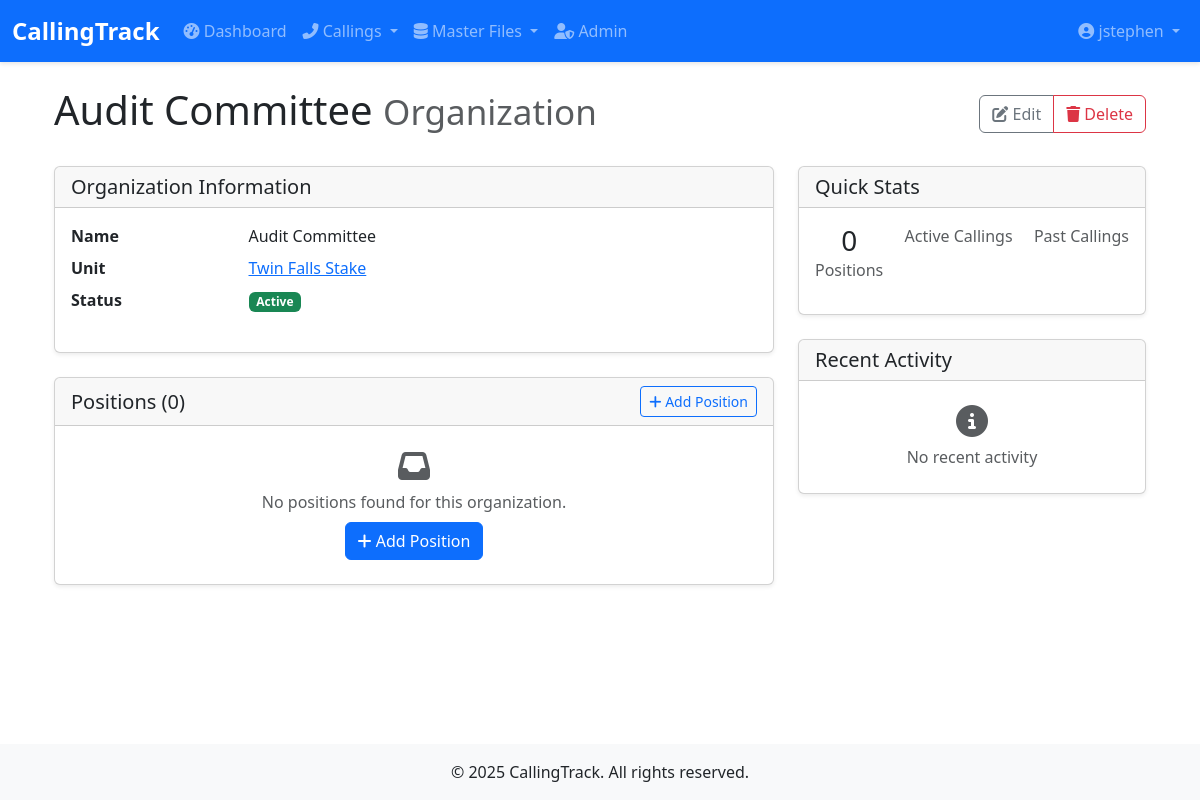
The page /callings/organizations/29/ (signed in) on the database its author committed.
### accounts/models.py (models this page shows, shortened)
class User(AbstractUser):
    email = models.EmailField(_('email address'), unique=True)
    phone = models.CharField(_('phone number'), max_length=20, blank=True)
    class Meta:
        verbose_name = _('user')
        verbose_name_plural = _('users')

### callings/models.py (models this page shows, shortened)
class Organization(models.Model):
    name = models.CharField(max_length=100, unique=True)
    description = models.TextField(blank=True, null=True)
    unit = models.ForeignKey(Unit, on_delete=models.CASCADE, related_name='organizations', null=True, blank=True)
    leader = models.CharField(max_length=200, blank=True, null=True)
    is_active = models.BooleanField(default=True, help_text="Whether this organization is currently active")
    created_at = models.DateTimeField(auto_now_add=True)
    updated_at = models.DateTimeField(auto_now=True)
    class Meta:
        ordering = ['name']

class Unit(models.Model):
    UNIT_TYPES = [
        ('WARD', 'Ward'),
        ('BRANCH', 'Branch'),
        ('STAKE', 'Stake'),
    ]
    name = models.CharField(max_length=100)
    unit_type = models.CharField(max_length=10, choices=UNIT_TYPES)
    parent_unit = models.ForeignKey('self', on_delete=models.SET_NULL, null=True, blank=True, related_name='child_units')
    meeting_time = models.TimeField(null=True, blank=True, help_text="Regular meeting time for this unit")
    location = models.CharField(max_length=200, blank=True, help_text="Physical location of the unit")
    is_active = models.BooleanField(default=True, help_text="Whether this unit is currently active")
    sort_order = models.PositiveSmallIntegerField(
        default=0,
        help_text="Order in which units should be displayed (lower numbers first)"
    )
    created_at = models.DateTimeField(auto_now_add=True)
    updated_at = models.DateTimeField(auto_now=True)
    class Meta:
        ordering = ['sort_order', 'name']

### callings/views.py (the view)
# urls.py: path('organizations/<int:pk>/', views.OrganizationDetailView.as_view(), name='organization-detail'),
class OrganizationDetailView(LoginRequiredMixin, TitleMixin, DetailView):
    model = Organization
    template_name = 'callings/organization/organization_detail.html'
    context_object_name = 'organization'
    def get_title(self):
        return f"Organization: {self.get_object().name}"

### callings/views.py (called while the page is built)
    def get_context_data(self, **kwargs):
        context = super().get_context_data(**kwargs)
        context['title'] = self.get_title()
        return context

### callings/templates/callings/organization/organization_detail.html (shortened to what this page needs)
{% extends 'callings/base.html' %}
{% block content %}
<div class="container">
    <div class="d-flex justify-content-between align-items-center mb-4">
        <h1>{{ object.name }} <small class="text-muted">Organization</small></h1>
        <div class="btn-group" role="group">
            <a href="{% url 'callings:organization-update' object.pk %}" class="btn btn-outline-secondary">
                <i class="fas fa-edit"></i> Edit
            </a>
            <a href="{% url 'callings:organization-delete' object.pk %}" class="btn btn-outline-danger">
                <i class="fas fa-trash"></i> Delete
            </a>
        </div>
    </div>
    <div class="row">
        <div class="col-md-8">
            <div class="card mb-4">
                <div class="card-header">
                    <h5 class="mb-0">Organization Information</h5>
                </div>
                <div class="card-body">
                    <dl class="row">
                        <dt class="col-sm-3">Name</dt>
                        <dd class="col-sm-9">{{ object.name }}</dd>
                        <dt class="col-sm-3">Unit</dt>
                        <dd class="col-sm-9">
                            {% if object.unit %}
                            <a href="{% url 'callings:unit-detail' object.unit.pk %}">
                                {{ object.unit.name }}
                            </a>
                            {% else %}
                            <span class="text-muted">No unit assigned</span>
                            {% endif %}
                        </dd>
                        <dt class="col-sm-3">Status</dt>
                        <dd class="col-sm-9">
                            <span class="badge bg-{% if object.is_active %}success{% else %}secondary{% endif %}">
                                {% if object.is_active %}Active{% else %}Inactive{% endif %}
                            </span>
                        </dd>
                    </dl>
                </div>
            </div>
            <div class="card mb-4">
                <div class="card-header">
                    <div class="d-flex justify-content-between align-items-center">
                        <h5 class="mb-0">Positions ({{ positions|length }})</h5>
                        <a href="{% url 'callings:position-create' %}?organization={{ object.pk }}" class="btn btn-sm btn-outline-primary">
                            <i class="fas fa-plus"></i> Add Position
                        </a>
                    </div>
                </div>
                <div class="card-body p-0">
                    {% if positions %}
                    <div class="list-group list-group-flush">
                        {% for position in positions %}
                        <a href="{% url 'callings:position-detail' position.pk %}" class="list-group-item list-group-item-action">
                            <div class="d-flex w-100 justify-content-between">
                                <h6 class="mb-1">{{ position.title }}</h6>
                                <small class="text-muted">
                                    {% if position.is_leadership %}<span class="badge bg-info">Leadership</span>{% endif %}
                                    {% if position.requires_setting_apart %}<span class="badge bg-warning">Requires Setting Apart</span>{% endif %}
                                </small>
                            </div>
                            <small class="text-muted">Vacant</small>
                        </a>
                        {% endfor %}
                    </div>
                    {% else %}
                    <div class="text-center p-4 text-muted">
                        <i class="fas fa-inbox fa-2x mb-2"></i>
                        <p class="mb-0">No positions found for this organization.</p>
                        <a href="{% url 'callings:position-create' %}?organization={{ object.pk }}" class="btn btn-primary mt-2">
                            <i class="fas fa-plus"></i> Add Position
                        </a>
                    </div>
                    {% endif %}
                </div>
            </div>
        </div>
        <div class="col-md-4">
            <div class="card mb-4">
                <div class="card-header">
                    <h5 class="mb-0">Quick Stats</h5>
                </div>
                <div class="card-body">
                    <div class="d-flex justify-content-between mb-3">
                        <div class="text-center">
                            <div class="h3 mb-0">{{ positions|length }}</div>
                            <div class="text-muted">Positions</div>
                        </div>
                        <div class="text-center">
                            <div class="text-muted">Active Callings</div>
                        </div>
                        <div class="text-center">
                            <div class="text-muted">Past Callings</div>
                        </div>
                    </div>
                </div>
            </div>
            <div class="card">
                <div class="card-header">
                    <h5 class="mb-0">Recent Activity</h5>
                </div>
                <div class="card-body p-0">
                    {% if recent_activity %}
                    <div class="list-group list-group-flush">
                        {% for activity in recent_activity %}
                        <div class="list-group-item
                            {% if 'created' in activity.description %}bg-light{% endif %}
                            {% if 'updated' in activity.description %}bg-light{% endif %}">
                            <div class="d-flex w-100 justify-content-between">
                                <small class="mb-1">{{ activity.description }}</small>
                                <small class="text-muted">{{ activity.timestamp|timesince }} ago</small>
                            </div>
                        </div>
                        {% endfor %}
                    </div>
                    {% else %}
                    <div class="text-center p-4 text-muted">
                        <i class="fas fa-info-circle fa-2x mb-2"></i>
                        <p class="mb-0">No recent activity</p>
                    </div>
                    {% endif %}
                </div>
            </div>
        </div>
    </div>
</div>
{% endblock %}

### callings/templates/callings/base.html (shortened to what this page needs)
<!DOCTYPE html>
{% load static %}
<html lang="en">
<head>
    <link href="https://cdn.jsdelivr.net/npm/bootstrap@5.3.0/dist/css/bootstrap.min.css" rel="stylesheet">
    <link rel="stylesheet" href="https://cdnjs.cloudflare.com/ajax/libs/font-awesome/6.4.0/css/all.min.css">
    <link rel="stylesheet" href="{% static 'css/styles.css' %}">
</head>
<body>
    <nav class="navbar navbar-expand-lg navbar-dark bg-primary">
        <div class="container-fluid">
            <a class="navbar-brand" href="{% url 'dashboard' %}">CallingTrack</a>
            <div class="collapse navbar-collapse" id="navbarNav">
                <ul class="navbar-nav me-auto">
                    <li class="nav-item">
                        <a class="nav-link" href="{% url 'dashboard' %}"><i class="fas fa-tachometer-alt"></i> Dashboard</a>
                    </li>
                    <li class="nav-item dropdown">
                        <a class="nav-link dropdown-toggle" href="#" id="callingsDropdown" role="button" data-bs-toggle="dropdown">
                            <i class="fas fa-phone-alt"></i> Callings
                        </a>
                    </li>
                    <li class="nav-item dropdown">
                        <a class="nav-link dropdown-toggle" href="#" id="masterFilesDropdown" role="button" data-bs-toggle="dropdown">
                            <i class="fas fa-database"></i> Master Files
                        </a>
                    </li>
                    {% if user.is_superuser %}
                    <li class="nav-item">
                        <a class="nav-link" href="/admin/" target="_blank"><i class="fas fa-user-shield"></i> Admin</a>
                    </li>
                    {% endif %}
                </ul>
                <ul class="navbar-nav">
                    {% if user.is_authenticated %}
                    <li class="nav-item dropdown">
                        <a class="nav-link dropdown-toggle" href="#" id="userDropdown" role="button" data-bs-toggle="dropdown">
                            <i class="fas fa-user-circle"></i> {{ user.get_full_name|default:user.username }}
                        </a>
                    </li>
                    {% else %}
                    <li class="nav-item">
                        <a class="nav-link" href="{% url 'login' %}"><i class="fas fa-sign-in-alt"></i> Login</a>
                    </li>
                    {% endif %}
                </ul>
            </div>
        </div>
    </nav>
    <main class="container mt-4">
        {% block content %}{% endblock %}
    </main>
    <footer class="bg-light mt-5 py-3">
        <div class="container text-center">
            <p class="mb-0">&copy; {% now "Y" %} CallingTrack. All rights reserved.</p>
        </div>
    </footer>
</body>
</html>

### callings/static/css/styles.css (style rules this page uses)
body { min-height: 100vh; display: flex; flex-direction: column; }
main { flex: 1; }
.navbar { box-shadow: 0 2px 4px rgba(0, 0, 0, 0.1); }
.navbar-brand { font-weight: 700; font-size: 1.5rem; }
.navbar-nav .nav-link { padding: 0.5rem 1rem; }
.card { margin-bottom: 1.5rem; box-shadow: 0 0.125rem 0.25rem rgba(0, 0, 0, 0.075); transition: transform 0.2s ease-in-out; }
.card-header { font-weight: 600; }
footer { background-color: #f8f9fa; padding: 1.5rem 0; margin-top: auto; }

### rows shown on the page
User: get_full_name "jstephen"
Organization: name "Audit Committee", unit.name "Twin Falls Stake"

### other values the page prints
{{ positions|length }} "0"
